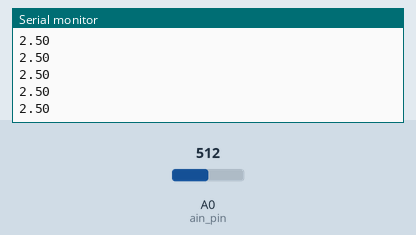
Simulated run of this sketch. Board: Arduino Uno, built with avr-gcc and run on an emulated ATmega328P. Shown: the last lines printed to the serial monitor. The test bench sets the inputs (shaded band); at power-on: A0 (ain_pin) = 512.

Above: at 1.2 s.
1.3 s: A0 (ain_pin) set to 716
At 1.31 s:
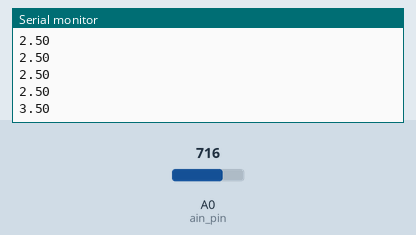
2.8 s: A0 (ain_pin) set to 900
At 2.82 s:
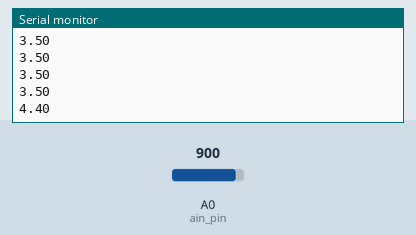
Timing chart, 0 to 5.8 s (numbered marks = the images above; inputs shaded):
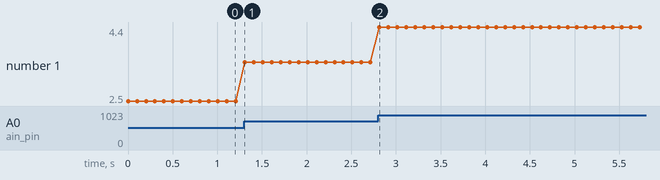

Measured:
- after the input at 1.3 s, the serial monitor: prints a new line at once (image 1)
- after the input at 2.8 s, the serial monitor: prints a new line at once (image 2)
- plotted number 1: 2.5 → 3.5 after the input at 1.3 s, 3.5 → 4.4 after the input at 2.8 s

The sketch:

voltageanalog.ino
```cpp
const int ain_pin = A0;
void setup() {
  // put your setup code here, to run once:
  Serial.begin(9600);

}

void loop() {
  // put your main code here, to run repeatedly:
  int val = analogRead(ain_pin);
  float voltage = val * 5.0 / 1023;
  Serial.println(voltage);
  delay(100);
}
```
